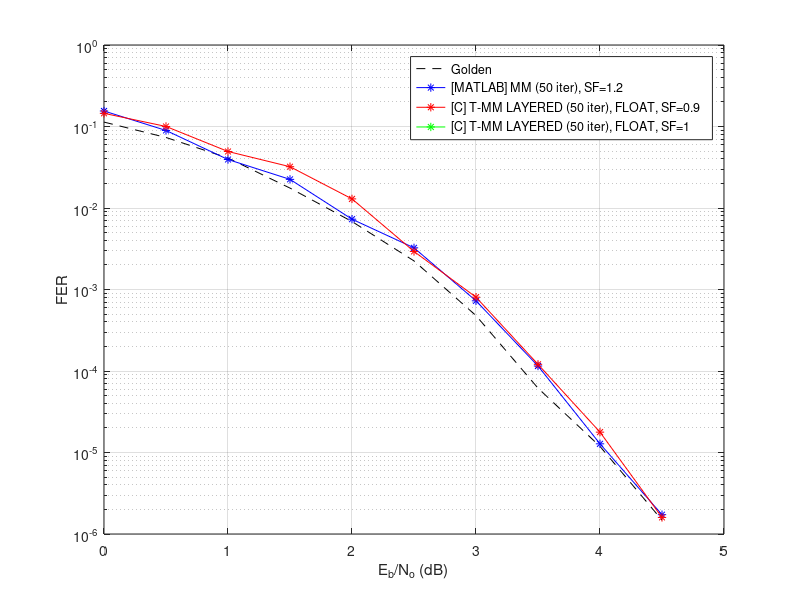

Write the MATLAB code that produced this figure.
%SCRIPT PARA GENERAR GRAFICAS AUTOMATICAMENTE

clear all

%PARAMETROS DE LA MATRIZ
N = 32;
M = 16;
K = 16;
q = 16;
p = log2(q);

EBNO_TMM = [0 0.5 1 1.5 2 2.5 3 3.5 4 4.5];
PER_TMM = [1.132813e-001  7.334358e-002 4.107288e-002 1.754464e-002 6.823285e-003 2.243238e-003 4.783769e-004 6.164817e-005 1.187774e-005 1.480310e-006];

%% ET-MM FLOAT
jj=0;
iter = 50;
clear EC PT

seed = 1977;
EBNO = 0:0.5:4.5;
Nerrors = 25;
ite_max = 50;

Z = ['[C] T-MM LAYERED (' num2str(iter) ' iter), FLOAT, SF=1 '];
Y1 = zeros(1,length(EBNO));
for j=1:length(EBNO)
    for i=1:length(seed)
        for k = 1:length(Nerrors)
            archivo2 = ['../RESULTS_ETMM_q16_dc4_float/(' num2str(N) ',' num2str(K) ')_L' num2str(Nerrors(k)) '[' num2str(seed(i)) ']_N' num2str(N*p) '_K' num2str(K*p) '_EBN' num2str(EBNO(j),'%2.2f') '.txt'];
            if exist(archivo2,'file')
                fid = fopen(archivo2, 'r');
                MNPE_Hdecoded = zeros(1,ite_max);
                MNBE_Hdecoded = zeros(1,ite_max);
                eC = 0;
                nombre = fscanf(fid,'%s', 1);
                for x=1:ite_max
                    MNPE_Hdecoded(x) = fscanf(fid,'%d',1);
                end
                nombre = fscanf(fid,'%s',1);
                for x=1:ite_max
                    MNBE_Hdecoded(x) = fscanf(fid,'%d',1);
                end
                nombre = fscanf(fid,'%s',1);
                eC = fscanf(fid,'%d',1);
                fclose(fid);
                
                Y1(j) = (((MNBE_Hdecoded(iter)/eC)/N)/p);
                break;
            end
        end
    end
end

%% GRAFICA

load('T_MM_50_SF0_9.mat')

figure(1), clf
semilogy(EBNO_TMM,PER_TMM,'k--');
hold on;

semilogy(EBNO_TMM,[595/3840 435/4864 418/10624 414/18432 378/51840 324/99840 295/406144 288/2500864 179/14007936 107/(484291*32*4)],'b-*');
semilogy(EBNO,Y_GOLD,'r-*');
semilogy(EBNO,Y1,'g-*');
legend( 'Golden',...
        '[MATLAB] MM (50 iter), SF=1.2 ',...
        '[C] T-MM LAYERED (50 iter), FLOAT, SF=0.9 ',...
        Z);
xlabel('E_b/N_o (dB)'), ylabel('FER');
grid on;



